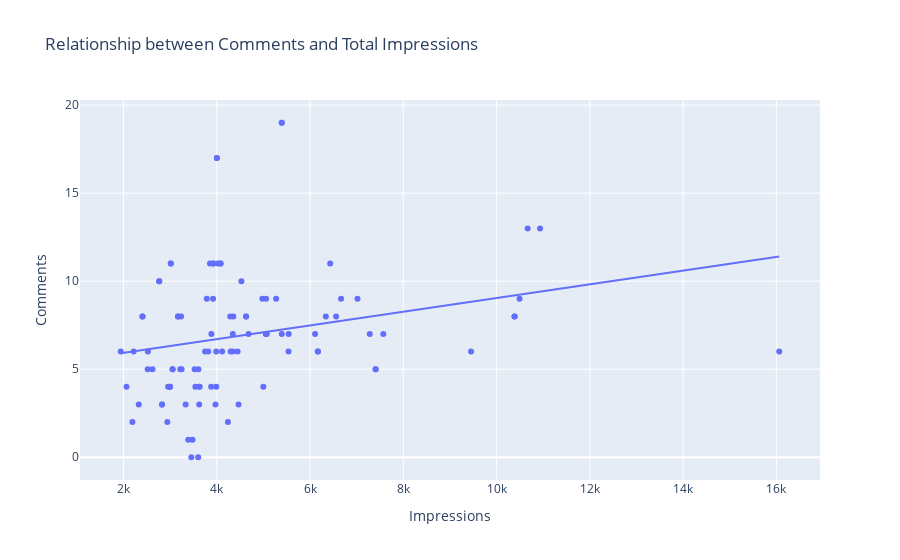

The notebook cell saved with this chart:
### Code cell
# using plotly
fig = px.scatter(data_frame = df1, x= "Impressions", y= "Comments", trendline= "ols", title= "Relationship between Comments and Total Impressions")
fig.show()
